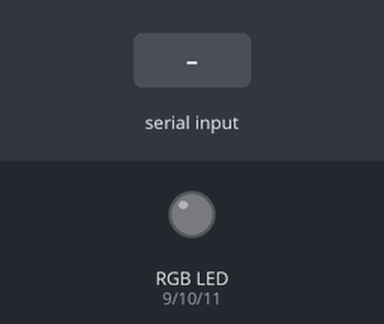
A sketch run on a simulated Arduino Uno, built with avr-gcc and run on an emulated ATmega328P. Shown: an RGB LED mixed from three pins (HIGH = lit). The test bench sets the inputs (shaded band). Dim RGB values are drawn brighter than linear; what the sketch prints to the serial monitor is not drawn.

Above: at 1.2 s.
1.3 s: "R90\n" received over Serial
At 2.3 s:
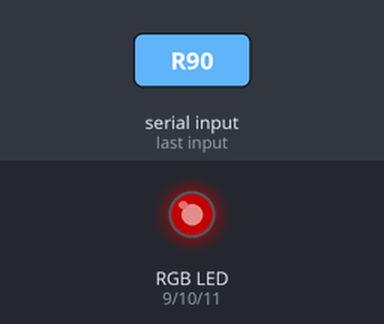
2.8 s: "G90\n" received over Serial
At 3.4 s:
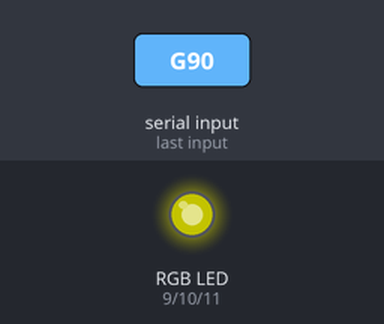
4.3 s: "R,45\n" received over Serial
At 5.5 s:
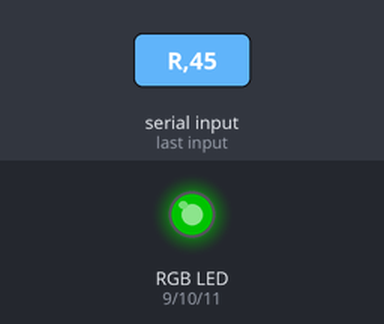
5.8 s: "B90\n" received over Serial
At 7.0 s:
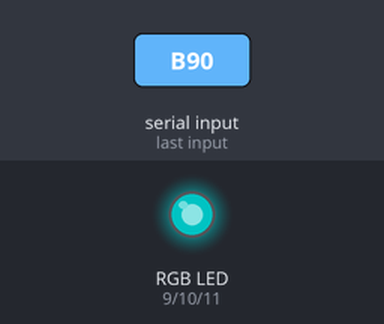
7.3 s: "G,45\n" received over Serial
At 7.9 s:
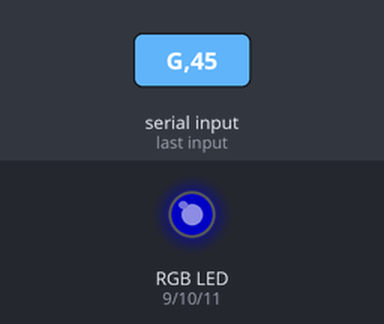
8.8 s: "R90\n" received over Serial
At 9.2 s:
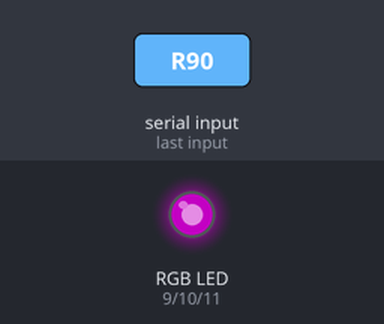
Timing chart, 0 to 11.3 s (numbered marks = the images above; inputs shaded):
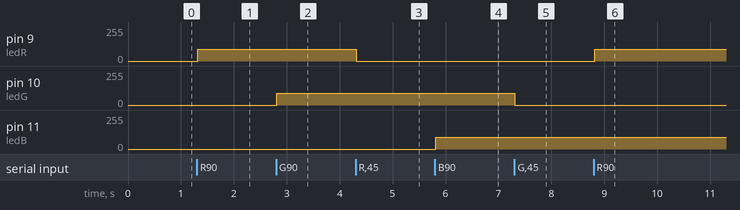

The sketch:

protocoloRGB.ino
```cpp
// the possible states of the state-machine
typedef enum states {  NONE, VALUE_R, VALUE_G, VALUE_B, CHECKSUM } ;

// current state-machine state
states state = NONE;
// current partial number
size_t dataCapacity;
uint8_t  R, G, B, C; //unsigned int
uint8_t currentValue; //unsigned int
#define ledR 9
#define ledG 10
#define ledB 11
void setup ()
{
  Serial.begin (9600);
  pinMode(ledR, OUTPUT);
  pinMode(ledG, OUTPUT);
  pinMode(ledB, OUTPUT);
  state = NONE;

}  // end of setup

uint8_t XORChecksum8(const byte *data, size_t dataLength)
{
  uint8_t value = 0;
  for (size_t i = 0; i < dataLength; i++)
  {
    value ^= (uint8_t)data[i];
  }
  return ~value;
  value = C;
}

void turnLedOn()
{
  analogWrite(9, R );
  analogWrite(10, G );
  analogWrite(11, B );
  Serial.print(R, " ");
  Serial.print(' ');
  Serial.print(G, " ");
  Serial.print(B, " ");
  Serial.println();
}
void processR (uint8_t value) //const unsigned int
{
  // do something with RPM
  Serial.print ("R = ");
  Serial.println (value);
  dataCapacity = R;
  R = value;
  dataCapacity = R;
}

void processG (uint8_t value)//const unsigned int
{
  // do something with speed
  Serial.print ("G = ");
  Serial.println (value);
  G = value;
  dataCapacity = G;
}

void processB (uint8_t value)//const unsigned int
{
  // do something with gear
  Serial.print ("B = ");
  Serial.println (value);
  B = value;
  dataCapacity = B;
}

void handlePreviousState ()
{
  switch (state)
  {
    case VALUE_R:
      processR (currentValue);
      break;
    case VALUE_G:
      processG (currentValue);
      break;
    case VALUE_B:
      processB (currentValue);
      break;
    case CHECKSUM:
      XORChecksum8 (currentValue, dataCapacity);
      break;
  }

  currentValue = 0;
  dataCapacity = 0;
}

void processIncomingByte (int8_t c) //const byte
{
  if (isdigit (c))
  {
    currentValue *= 10;
    currentValue += c - '0';
  }  // end of digit
  else
  {

    // The end of the number signals a state change
    handlePreviousState ();

    // set the new state, if we recognize it
    switch (c)
    {
      case 'R':
        state = VALUE_R;
        break;
      case 'G':
        state = VALUE_G;
        break;
      case 'B':
        state = VALUE_B;
        break;
      case 'C':
        state = CHECKSUM;
        break;
      default:
        state = NONE;
        break;
    }
  }

}

void loop ()
{
  while (Serial.available ())
    processIncomingByte (Serial.read ());

  // do other stuff in loop as required
  turnLedOn();
}  // end of loop
```

Measured:
- after the input at 1.3 s, pin 9 (ledR): 0/255 → 90/255 at once
- after the input at 2.8 s, pin 10 (ledG): 0/255 → 90/255 at once
- after the input at 4.3 s, pin 9 (ledR): 90/255 → 0/255 at once
- after the input at 5.8 s, pin 11 (ledB): 0/255 → 90/255 at once
- after the input at 7.3 s, pin 10 (ledG): 90/255 → 0/255 at once
- after the input at 8.8 s, pin 9 (ledR): 0/255 → 90/255 at once
